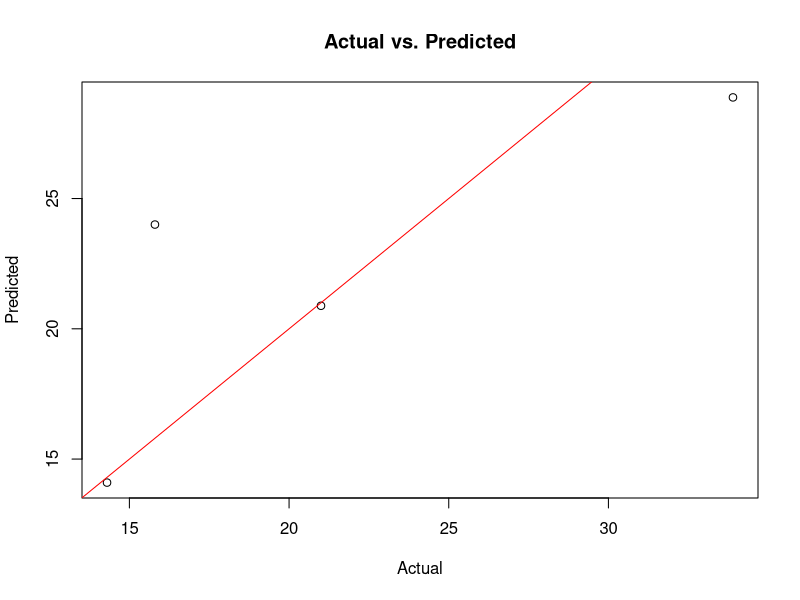

Source code (R):
# 1. Install and Load Required Packages:
install.packages("caret")
library(caret)

# 2. Load Dataset:
data(mtcars)

# 3. Data Preprocessing:
# Check for missing values
sum(is.na(mtcars))

# No missing values found, so no need to remove them

# Split data into predictors and target variable
predictors <- mtcars[, -1] # All columns except the first one (mpg)
target <- mtcars[, 1] # First column (mpg)

# 4. Split Data into Training and Testing Sets:
set.seed(123)
trainIndex <- createDataPartition(target, p = 0.8, list = FALSE)
trainData <- predictors[trainIndex, ]
testData <- predictors[-trainIndex, ]
trainTarget <- target[trainIndex]
testTarget <- target[-trainIndex]

# 5. Build Linear Regression Model:
# Train Linear Regression model
lm_model <- train(x = trainData, y = trainTarget, method = "lm")

# 6. Model Evaluation:
# Predict on test data
predictions <- predict(lm_model, newdata = testData)

# Calculate Root Mean Squared Error (RMSE)
rmse <- sqrt(mean((predictions - testTarget)^2))
print(paste("RMSE:", rmse))

# 7. Visualization
plot(x = testTarget, y = predictions, main = "Actual vs. Predicted", xlab = "Actual", ylab = "Predicted")
abline(0, 1, col = "red")
